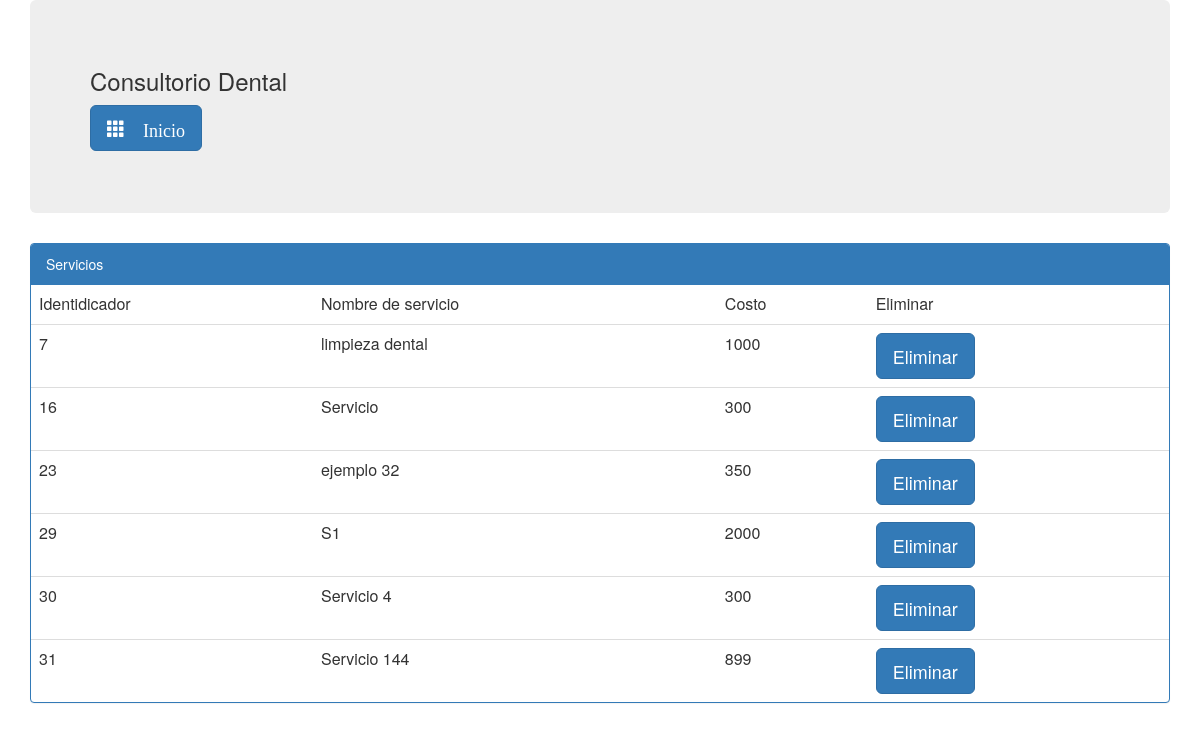
Page /connectar/agenda_cita/m_servicio.php on the committed database.
### tables this page shows
CREATE TABLE IF NOT EXISTS `servicio` (
  `pk_servicio` smallint(6) NOT NULL,
  `nom_servicio` varchar(30) NOT NULL,
  `costo` float NOT NULL
);

### connectar/conectar.php (called while the page is built, shortened)
<?php
class Modelo
{
    public function __construct()
    {
        $this->_db = new mysqli(DB_HOST, DB_USER, DB_PASS, DB_NAME);
    }
}
?>

### connectar/agenda_cita/m_servicio.php (the view, shortened to what this page needs)
<?php
require_once "../conectar.php";
class servicioModelo extends Modelo
{
    public function get_users()
    {
        $result = $this->_db->query('SELECT * FROM servicio');
        $users = $result->fetch_all(MYSQLI_ASSOC);
        return $users;
    }
}
	$servicioModel = new servicioModelo();
    $s_users = $servicioModel->get_users();
?>
<!doctype html lang="es">
<html>
<head>
	<link rel="stylesheet" type="text/css" href="../../bootstrap/css/bootstrap.css" />
	</head>
	<body>
<div class="container">
<div class="jumbotron">
<h3>Consultorio Dental</h3>
<p><a class="btn btn-primary btn-lg glyphicon glyphicon-th" href="../../index.php" role="button"> Inicio</a></p>
</div>
<div class="panel panel-primary">
	 <div class="panel-heading">Servicios</div>
<table class="table">
<tr>
	<td>Identidicador</td>
	<td>Nombre de servicio</td>
	<td>Costo</td>
	<td>Eliminar</td>
 </tr>
 <?php
 	foreach($s_users as $row):
 echo"<tr>";
 		echo"<td>".$row['pk_servicio']."</td>";
 		echo"<td>".$row['nom_servicio']."</td>";
 		echo"<td>".$row['costo']."</td>";
 		echo "<td><a class='btn btn-primary btn-lg' href=eliminar_servicio.php?nom_servicio=".$row['nom_servicio']." "; ?>onclick="return confirm('¿En verdad deseas eliminar este registrro?','Confirma')" <?php echo"> Eliminar </a></td>";
echo"</tr>";
	endforeach
?>
</table>
</div>
</div>
</html>

### rows in the picture
servicio: pk_servicio "7", nom_servicio "limpieza dental", costo "1000"
servicio: pk_servicio "16", nom_servicio "Servicio", costo "300"
servicio: pk_servicio "23", nom_servicio "ejemplo 32", costo "350"
servicio: pk_servicio "29", nom_servicio "S1", costo "2000"
servicio: pk_servicio "30", nom_servicio "Servicio 4", costo "300"
servicio: pk_servicio "31", nom_servicio "Servicio 144", costo "899"
